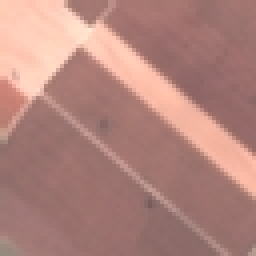
#> input picture ml/data/raw/eurosat/EuroSAT/AnnualCrop/AnnualCrop_1152.jpg, 64 x 64 px, found by its file name (shown 4 times larger); its folder holds only this picture in this run
$ python extract_features.py   (older library calls are emulated)
#> lines starting #> are read from the running program, lines starting #| are printed output that depends on the picture
import os
import cv2
import pandas as pd
import numpy as np
from tqdm import tqdm
from skimage.feature import graycomatrix, graycoprops

DATASET_PATH = "data/raw/eurosat/EuroSAT"
OUTPUT_FILE = "data/processed/features.csv"


def extract_texture_features(gray_img):
    glcm = graycomatrix(gray_img, distances=[1], angles=[0], levels=256, symmetric=True, normed=True)

    contrast = graycoprops(glcm, 'contrast')[0, 0]
    homogeneity = graycoprops(glcm, 'homogeneity')[0, 0]
    energy = graycoprops(glcm, 'energy')[0, 0]

    return contrast, homogeneity, energy


def extract_features(image_path):

    img = cv2.imread(image_path)
#> img is the input picture: shape (64, 64, 3); mean B, G, R 125.4, 132.7, 177.1

    img = cv2.resize(img, (64, 64))

    gray = cv2.cvtColor(img, cv2.COLOR_BGR2GRAY)
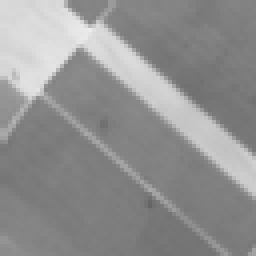
#> gray: shape (64, 64) (shown 4 times larger); min 100, max 236, mean 145.2

    red_mean = np.mean(img[:, :, 2])
#> red_mean = 177.1
    green_mean = np.mean(img[:, :, 1])
#> green_mean = 132.7
    blue_mean = np.mean(img[:, :, 0])
#> blue_mean = 125.4

    edges = cv2.Canny(gray, 100, 200)
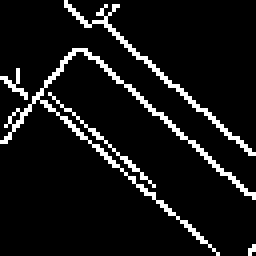
#> edges: shape (64, 64) (shown 4 times larger); 8.3% white in thin lines or dots
    edge_density = np.sum(edges > 0) / edges.size
#> edge_density = 0.0835

    contrast, homogeneity, energy = extract_texture_features(gray)
#> in extract_texture_features, `contrast = graycoprops(glcm, 'contrast')[0, 0]`: contrast = 74.35
#> in extract_texture_features, `homogeneity = graycoprops(glcm, 'homogeneity')[0, 0]`: homogeneity = 0.424
#> in extract_texture_features, `energy = graycoprops(glcm, 'energy')[0, 0]`: energy = 0.0728
#> contrast = 74.35; homogeneity = 0.424; energy = 0.0728

    return [
        red_mean,
        green_mean,
        blue_mean,
        edge_density,
        contrast,
        homogeneity,
        energy
    ]


def main():

    rows = []

    classes = os.listdir(DATASET_PATH)

    for label in classes:

        class_path = os.path.join(DATASET_PATH, label)

        if not os.path.isdir(class_path):
            continue

        for image in tqdm(os.listdir(class_path)):

            image_path = os.path.join(class_path, image)

            features = extract_features(image_path)
#> features = [177.1, 132.7, 125.4, 0.0835, 74.35, 0.424, 0.0728]

            rows.append([
                image,
                *features,
                label
            ])
#> pass 2 of the loop in main, `for label in classes:`:
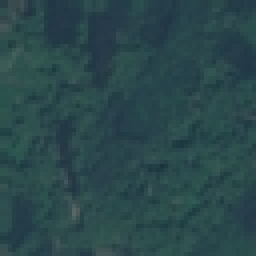
#> input picture ml/data/raw/eurosat/EuroSAT/Forest/Forest_1042.jpg, 64 x 64 px, found by its file name (shown 4 times larger)
#> in extract_features, img is the input picture: shape (64, 64, 3); mean B, G, R 75.3, 71.5, 42.3
#> in extract_features (call 2), `gray = cv2.cvtColor(img, cv2.COLOR_BGR2GRAY)`:
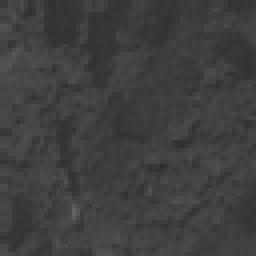
#> gray: shape (64, 64) (shown 4 times larger); min 44, max 99, mean 63.2
#> red_mean = 42.29
#> green_mean = 71.54
#> blue_mean = 75.29
#> edges: shape (64, 64); every value is 0
#> edge_density = 0
#> in extract_features (call 2), `contrast, homogeneity, energy = extract_texture_features(gray)`: contrast = 21.19; homogeneity = 0.281; energy = 0.0586
#> features = [42.29, 71.54, 75.29, 0, 21.19, 0.281, 0.0586]

    columns = [
        "image",
        "red_mean",
        "green_mean",
        "blue_mean",
        "edge_density",
        "texture_contrast",
        "texture_homogeneity",
        "texture_energy",
        "label"
    ]

    df = pd.DataFrame(rows, columns=columns)
#> df = table of 2 rows and 9 columns

#> (the run stopped early here; a loop or call above may not have finished)
